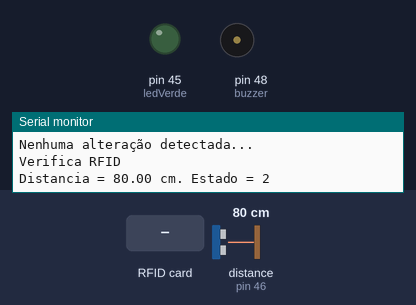
The sketch below on a simulated Arduino Mega 2560, built with avr-gcc and run on an emulated ATmega2560. On the bench: output pins drawn as LEDs (lit = HIGH), buzzer (waves = sounding), the last lines printed to the serial monitor. The inputs (shaded band) are chosen by the test bench; at power-on: distance to the obstacle (sensor on pin 46) 80 cm. The echo pulse lasts 58.3 µs per cm; pins used as bus, display or sensor lines are not drawn.

Above: at 1.7 s.
1.8 s: distance to the obstacle (sensor on pin 46) set to 21 cm
3.4 s: distance to the obstacle (sensor on pin 46) set to 18 cm
At 5.0 s:
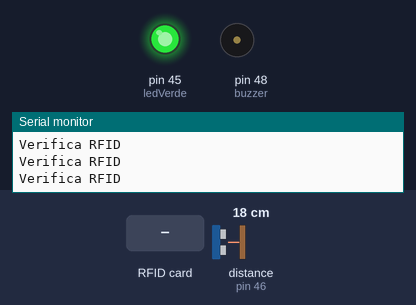
5.3 s: RFID card 40 1F 63 46 held to the reader
At 5.55 s:
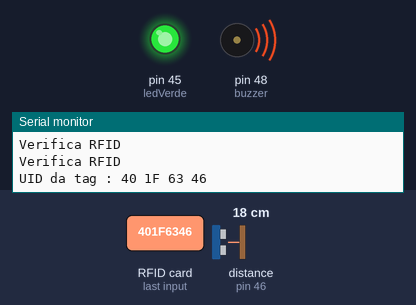
7.3 s: RFID card 5E 7A 19 C4 held to the reader
At 9.1 s:
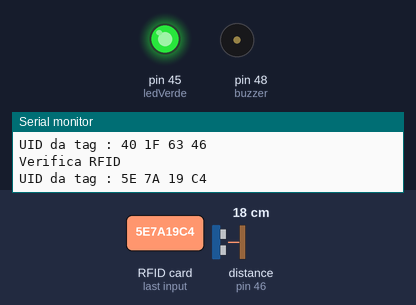
Timing chart, 0 to 10.6 s (numbered marks = the images above; inputs shaded):
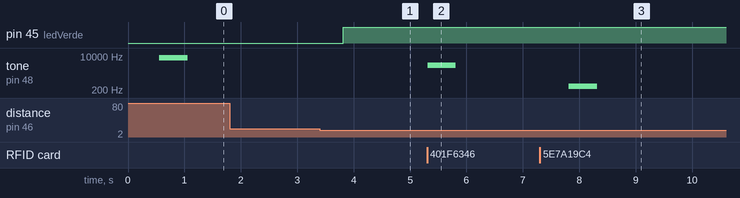

The sketch:

Ultrassonic_RFID.ino
```cpp
//Integração sesnsor ultrassom e RFID

//Bibliotecas
#include <SPI.h>
#include <MFRC522.h>
#include <Ultrasonic.h>
#include <elapsedMillis.h>
#include <Thread.h>
#include <ThreadController.h>

//Constantes RFID
#define SS_PIN 53
#define RST_PIN 49
//Constantes Ultrassônico
#define pino_trigger 47
#define pino_echo 46


MFRC522 mfrc522(SS_PIN, RST_PIN); //Instância MFRC522.
Ultrasonic ultrasonic(pino_trigger, pino_echo);//Instancia Sensor

//Declarando os pinos dos LEDs
String IdVaga = "VG01";   //exemplo
String mensagem;

int ledVerde = 45, buzzer = 48, estado, estado_tmp, tempoEspera = 10000; // 10 segundos.

float distancia = 20.0, dist; // distancia utilizada 20 cm

//estados
boolean autentica_tmp, autentica = false;

//Debug
boolean debug = true;

//Estados Representados por inteiros de 1 a 4
//estado 1 = vaga livre e autenticação OK
//estado 2 = vaga livre e autenticação NOK
//estado 3 = vaga ocupada e autenticação OK
//estado 4 = vaga ocupada e autenticação NOK


// ThreadController que controlará todos os threads
ThreadController controll = ThreadController();
ThreadController controll2 = ThreadController();

//My Thread  (como um ponteiro)
Thread* myThread = new Thread();
//His Thread (not pointer)
Thread hisThread = Thread();

void configInit() {
  Serial.begin(9600);   // Inicia a serial
  Serial.println();
  Serial.println("Iniciando Serial...");
  Serial.println();
  getDistancia();       //Obtem a distancia inicial
  delay(500);
  pinMode(ledVerde , OUTPUT);
  pinMode(buzzer , OUTPUT);
  Serial.println("Iniciando Sensor Ultrassonico...");
  Serial.println();
  SPI.begin();          // Inicia o barramento SPI
  mfrc522.PCD_Init();   // Inicia MFRC522
  digitalWrite(ledVerde , LOW); // identificaçao visual para sensor ultrassonico
  estado = 2; // inicia no estado 2
  Serial.println("Iniciando aplicacao...");
  Serial.println();
  buzzer_init();
}


void setup() {
  configInit();       //Inicia Serial
  // Configure Threads
  myThread->onRun(getDistancia);
  myThread->setInterval(500);  //verifica o sensor ultrassonico
  hisThread.onRun(getAutenticacao);
  hisThread.setInterval(500);  //verifica o RFID
  // add as Threads ao controle
  controll.add(myThread);
  controll2.add(&hisThread);
}

void loop() {
  estado_tmp = estado;
  controll.run();   //metodo verifica distancia
  controll2.run();  //metodo verifica RFID
  if (dist > distancia) {
    digitalWrite(ledVerde , LOW);  // identificaçao visual para sensor ultrassonico
  }
  if (debug) {
    Serial.print("Distancia = ");
    Serial.print(dist);
    Serial.print(" cm. Estado = ");
    Serial.println(estado_tmp);
  }
  if (dist < distancia and (estado_tmp == 1 or estado_tmp == 2)) {
    if (debug) {
      Serial.println("if(dist < distancia and (estado_tmp == 1 or estado_tmp == 2)");
    }
    digitalWrite(ledVerde , HIGH);  // identificaçao visual para sensor ultrassonico
    elapsedMillis waiting;
    while (waiting < tempoEspera) {
      getAutenticacao(); // tempo para autenticar a vaga
    }
    if (autentica_tmp == true) {
      autentica = autentica_tmp;
      mensagem = "Vaga: " + IdVaga + ", ocupada e autenticada com sucesso.";
      estado_tmp = 3;
    } else {
      autentica = autentica_tmp;
      //autentica = false;
      mensagem = "Vaga: " + IdVaga + ", ocupada e não autenticada.";
      estado_tmp = 4;
    }
  }
  if(dist < distancia and autentica_tmp != autentica){
    if (debug) {
      Serial.println("if(dist < distancia and autentica_tmp != autentica)");
    }
    elapsedMillis waiting;
    while (waiting < tempoEspera) {
      getDistancia(); // tempo para autenticar a vaga
    }
    if(dist > distancia){
      mensagem = "Vaga: " + IdVaga + ", livre e autenticada.";
      estado_tmp = 1;
    }else{
      autentica_tmp = autentica;
    }
  }

  if(dist > distancia and (estado_tmp == 3 or estado_tmp == 4)){
    if (debug) {
      Serial.println("if(dist > distancia and (estado_tmp == 3 or estado_tmp == 4))");
    }
    mensagem = "Vaga: " + IdVaga + ", livre com saida não autenticada.";
    estado_tmp = 1;
  }

  if (estado_tmp != estado) {
    // invocar método para enviar via sigfox
    if (debug) {
      delay(500);
      Serial.println();
      Serial.println(mensagem);
      Serial.println();
      delay(500);
    }
  } else {
    delay(500);
    if (debug) {
      Serial.println("Nenhuma alteração detectada...");
    }
  }
  estado = estado_tmp;
}

void getDistancia() { // myThread
  //Serial.println("Verifica distancia"); // debug
  //Le as informacoes do sensor e converte para centímetros
  float cmMsec;
  long microsec = ultrasonic.timing();
  cmMsec = ultrasonic.convert(microsec, Ultrasonic::CM);
  dist = cmMsec;
}

void getAutenticacao() { // hisThread
  if(debug){
    Serial.println("Verifica RFID"); // debug
  }
  if ( ! mfrc522.PICC_IsNewCardPresent()) {
    return;
  }
  // Selecione um dos cartões
  if ( ! mfrc522.PICC_ReadCardSerial()) {
    return;
  }
  //Mostra o UID na serial
  Serial.println();
  Serial.println();
  Serial.print("UID da tag :");
  String conteudo = "";
  for (byte i = 0; i < mfrc522.uid.size; i++)
  {
    Serial.print(mfrc522.uid.uidByte[i] < 0x10 ? " 0" : " ");
    Serial.print(mfrc522.uid.uidByte[i], HEX);
    conteudo.concat(String(mfrc522.uid.uidByte[i] < 0x10 ? " 0" : " "));
    conteudo.concat(String(mfrc522.uid.uidByte[i], HEX));
  }
  Serial.println();
  Serial.println();
  //Serial.print("Mensagem : ");
  conteudo.toUpperCase();
  if (conteudo.substring(1) == "40 1F 63 46") { //UID 1 - Chaveiro
    if (autentica_tmp == false) {
      autentica_tmp = true;  //altera a variavel
    } else {
      autentica_tmp = false;  //altera a variavel
    }
    //Serial.println("Vaga autenticada");
    buzzer_aprovado();
    delay(2500);
  } else {
    autentica_tmp = false;
    //Serial.println("Vaga nao autenticada");
    buzzer_rejeitado();
    delay(2500);
  }
}

void buzzer_init() {
  int frequencia = 8000;
  tone(buzzer, frequencia, 500);
}

void buzzer_aprovado() {
  int frequencia = 3500;
  tone(buzzer, frequencia, 500);
}

void buzzer_rejeitado() {
  int frequencia = 300;
  tone(buzzer, frequencia, 500);
}
```

Measured:
- the behaviour switches between 20 and 19 cm on distance to the obstacle (sensor on pin 46) (found by bisection; images 0 and 1)
- after the input at 3.4 s, pin 45 (ledVerde): LOW → HIGH after 0.42 s
- after the input at 5.3 s, tone on pin 48 (buzzer): silent → 3500 Hz at once, → silent 0.50 s later
- after the input at 7.3 s, tone on pin 48 (buzzer): silent → 300 Hz after 0.51 s, → silent 0.50 s later
